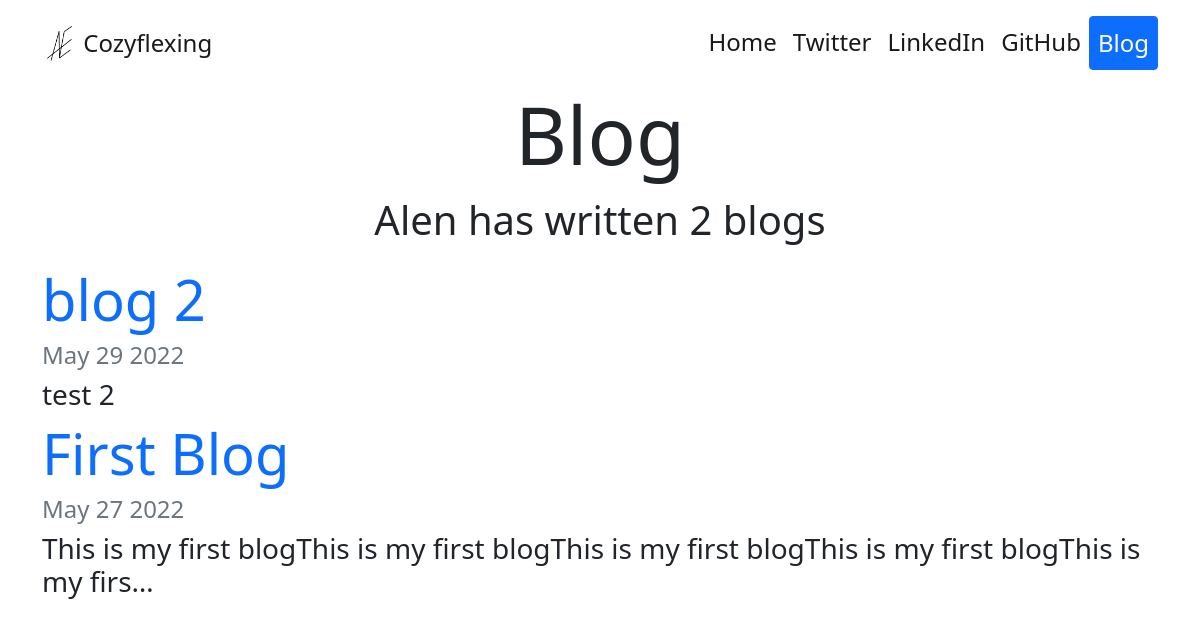
The page /blog/ on the database as committed earlier.
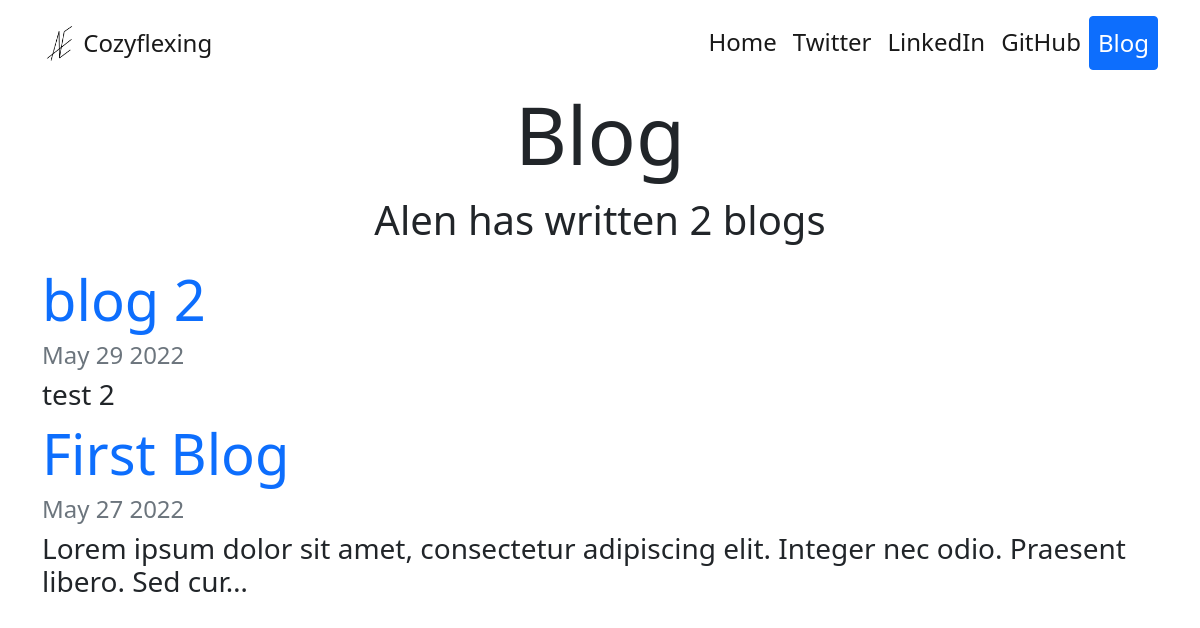
The same page on the database as committed later.
### blog/models.py (models this page shows, shortened)
class Blog(models.Model):
    title = models.CharField(max_length=100)
    date = models.DateField(auto_now_add=True)
    description = models.TextField()

### blog/views.py (the view)
# urls.py: path("", views.blogs_home, name="blogs_home"),
def blogs_home(request):
    blog_count = Blog.objects.count()
    blogs = Blog.objects.order_by("-date")[:5]
    return render(
        request, "blog/blogs_home.html", {"blogs": blogs, "blog_count": blog_count}
    )

### blog/templates/blog/blogs_home.html
{% extends 'portfolio/base.html' %}
{% block content %}
<div class="text-center">
    <h1 class="display-1">Blog</h1>
    <p class="fs-1">Alen has written {{ blog_count }} blog{{ blogs.count|pluralize }}</p>
</div>
<div class="container">
    {% for blog in blogs %}
    <a class="text-decoration-none" href="{% url 'blog:detail' blog.id %}"><h1 class="display-4" >{{ blog.title }}</h1></a>
    <h4 class="text-muted">{{ blog.date|date:'M d Y' }}</h4>
    <h3>{{ blog.description|striptags|truncatechars:100 }}</h3>
    {% endfor %}
</div>
{% endblock content %}

### portfolio/templates/portfolio/base.html (shortened to what this page needs)
<!doctype html>
<html lang="en">
  {% load static %}
  <head>
    <link href="https://cdn.jsdelivr.net/npm/bootstrap@5.1.3/dist/css/bootstrap.min.css" rel="stylesheet">
  </head>
  <body>
    <header>
      <nav style="background-color: white;" class="navbar navbar-expand-lg navbar-light">
        <div class="container">
          <a class="navbar-brand fs-4" href="{% url 'home' %}">
              <img src="{% static 'portfolio/Alen_Logo.png' %}" alt="" width="35" height="35" class="d-inline-block align-text-top">
              Cozyflexing
          </a>
            <span class="navbar-text">
              <div class="collapse navbar-collapse" id="navbarText">
                <ul class="navbar-nav me-auto mb-2 mb-lg-0">
                  <li class="nav-item text-dark">
                    <a class="nav-link active fs-4" aria-current="page" href="{% url 'home' %}">Home</a>
                  </li>
                  <li class="nav-item text-dark">
                    <a class="nav-link active fs-4" aria-current="page" href="https://twitter.com/cozyflexing" target="_blank">Twitter</a>
                  </li>
                  <li class="nav-item text-dark">
                    <a class="nav-link active fs-4" aria-current="page" href="https://www.linkedin.com/in/alen-iriskic-5804721ab/" target="_blank">LinkedIn</a>
                  </li>
                  <li class="nav-item text-dark">
                    <a class="nav-link active fs-4" aria-current="page" href="https://github.com/cozyflexing" target="_blank">GitHub</a>
                  </li>
                  <li class="nav-item">
                    <a class="nav-link btn btn-primary text-white fs-4" href="{% url 'blog:blogs_home' %}">Blog</a>
                  </li>
                </ul>
            </span>
          </div>
      </nav>
    </header>
    {% block content %}{% endblock content %}
  </body>
</html>

Rows that differ between the two databases and show on the page:
changed Blog "First Blog": description "This is my first blogThis is my first blogThis is my first blogThis is my first blogThis is my firs…" → "Lorem ipsum dolor sit amet, consectetur adipiscing elit. Integer nec odio. Praesent libero. Sed cur…"
